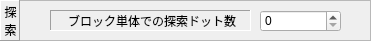
  <widget class="QFrame" name="frame_27" >
   <property name="geometry" >
    <rect>
     <x>10</x>
     <y>380</y>
     <width>371</width>
     <height>41</height>
    </rect>
   </property>
   <property name="frameShape" >
    <enum>QFrame::StyledPanel</enum>
   </property>
   <property name="frameShadow" >
    <enum>QFrame::Sunken</enum>
   </property>
   <widget class="QLabel" name="label_90" >
    <property name="geometry" >
     <rect>
      <x>0</x>
      <y>0</y>
      <width>20</width>
      <height>41</height>
     </rect>
    </property>
    <property name="frameShape" >
     <enum>QFrame::Panel</enum>
    </property>
    <property name="frameShadow" >
     <enum>QFrame::Raised</enum>
    </property>
    <property name="text" >
     <string>探
索</string>
    </property>
    <property name="alignment" >
     <set>Qt::AlignCenter|Qt::AlignHCenter|Qt::AlignLeading|Qt::AlignLeft|Qt::AlignVCenter</set>
    </property>
    <property name="indent" >
     <number>1</number>
    </property>
   </widget>
   <widget class="QFrame" name="frame_28" >
    <property name="geometry" >
     <rect>
      <x>10</x>
      <y>120</y>
      <width>371</width>
      <height>101</height>
     </rect>
    </property>
    <property name="frameShape" >
     <enum>QFrame::StyledPanel</enum>
    </property>
    <property name="frameShadow" >
     <enum>QFrame::Sunken</enum>
    </property>
    <widget class="QLabel" name="label_91" >
     <property name="geometry" >
      <rect>
       <x>0</x>
       <y>0</y>
       <width>20</width>
       <height>61</height>
      </rect>
     </property>
     <property name="frameShape" >
      <enum>QFrame::Panel</enum>
     </property>
     <property name="frameShadow" >
      <enum>QFrame::Raised</enum>
     </property>
     <property name="text" >
      <string>輝
度</string>
     </property>
     <property name="alignment" >
      <set>Qt::AlignCenter|Qt::AlignHCenter|Qt::AlignLeading|Qt::AlignLeft|Qt::AlignVCenter</set>
     </property>
     <property name="indent" >
      <number>1</number>
     </property>
    </widget>
   </widget>
   <widget class="QSpinBox" name="EditSelfSearch" >
    <property name="geometry" >
     <rect>
      <x>260</x>
      <y>10</y>
      <width>81</width>
      <height>22</height>
     </rect>
    </property>
   </widget>
   <widget class="QLabel" name="label_92" >
    <property name="geometry" >
     <rect>
      <x>50</x>
      <y>10</y>
      <width>201</width>
      <height>21</height>
     </rect>
    </property>
    <property name="frameShape" >
     <enum>QFrame::Panel</enum>
    </property>
    <property name="frameShadow" >
     <enum>QFrame::Sunken</enum>
    </property>
    <property name="text" >
     <string>ブロック単体での探索ドット数</string>
    </property>
    <property name="alignment" >
     <set>Qt::AlignCenter|Qt::AlignHCenter|Qt::AlignLeading|Qt::AlignLeft|Qt::AlignVCenter</set>
    </property>
   </widget>
  </widget>
